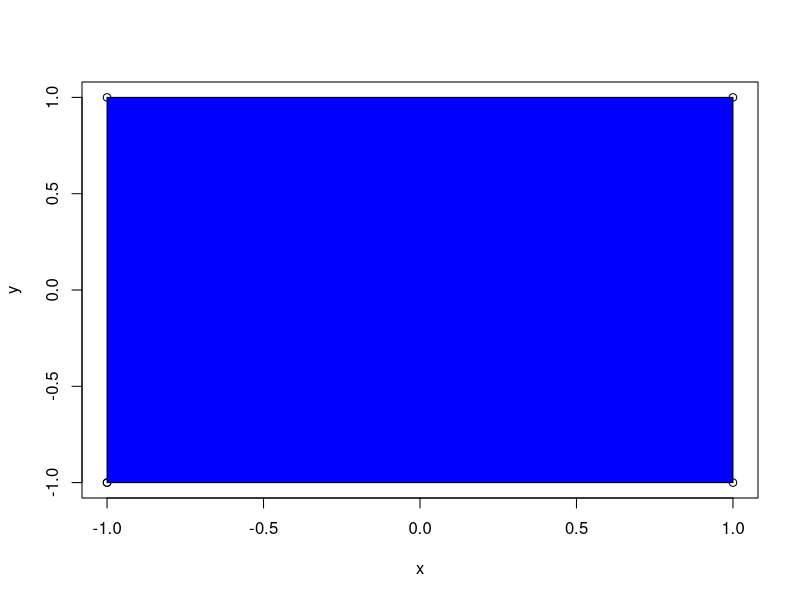
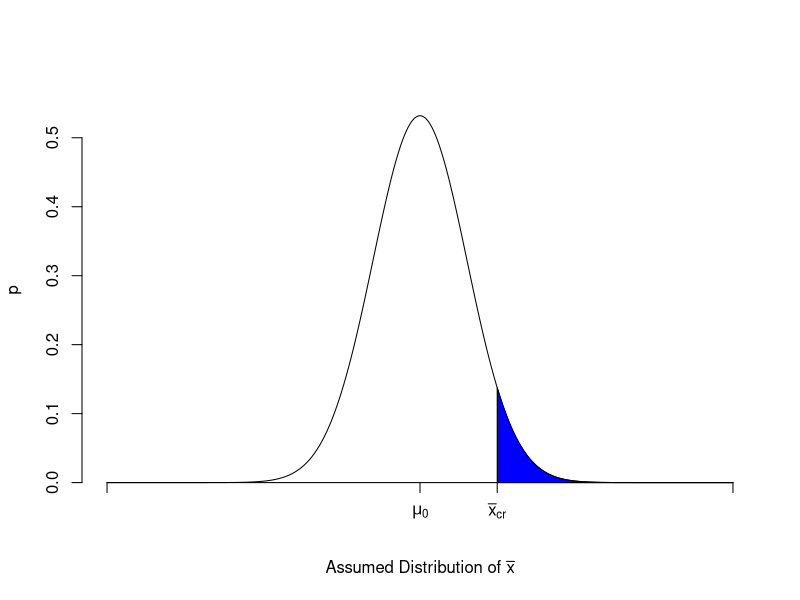
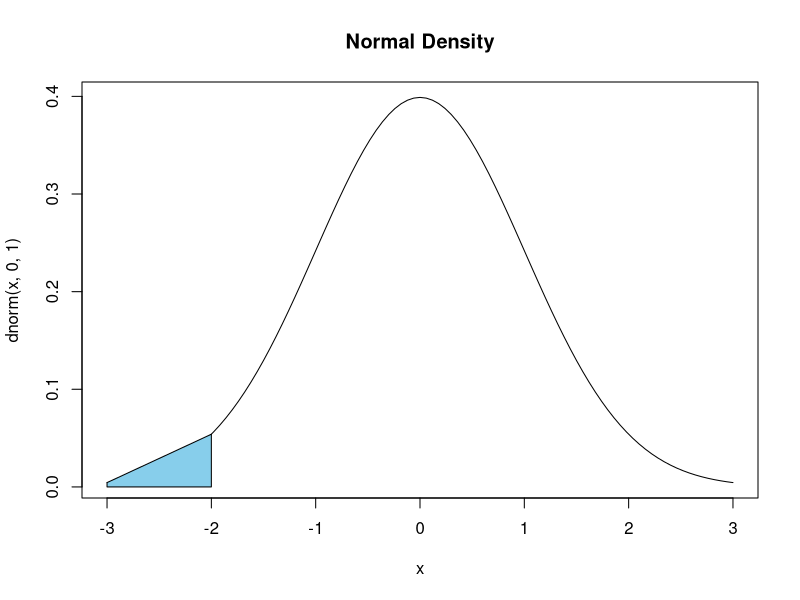
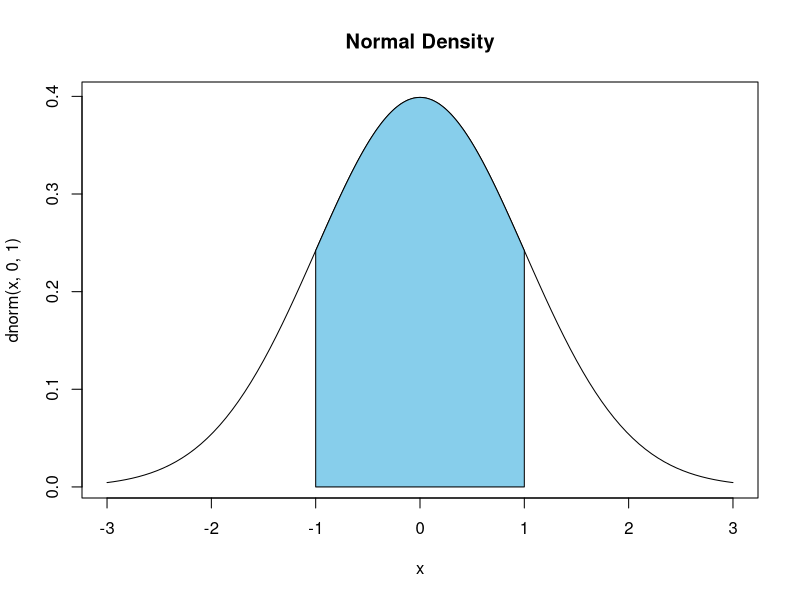

Generate these figures, in order, with R:
# Shading
x = c(-1,1,1,-1,-1)
y = c(-1,-1,1,1,-1)
plot(x, y)
polygon(x, y, col='blue')

#

stdev <- 0.75
x <- seq(-5, 5, by=0.01)
y <- dnorm(x, sd=stdev)
right <- qnorm(0.95, sd=stdev)
plot(x, y, type='l', xaxt='n', ylab='p',
     xlab=expression(paste('Assumed Distribution of ', bar(x))),
     axes=FALSE, ylim=c(0, max(y)*1.05), xlim=c(min(x), max(x)),
     frame.plot=FALSE)
axis(1, at=c(-5, right, 0, 5), 
     pos=c(0, 0), 
     labels=c(expression(' '), expression(bar(x)[cr]), 
              expression(mu[0]), expression(' ')))
axis(2)
xReject <- seq(right, 5, by=0.01)
yReject <- dnorm(xReject, sd=stdev)
polygon(c(xReject, xReject[length(xReject)], xReject[1]), 
        c(yReject, 0, 0), 
        col='blue')


# another example
curve(dnorm(x, 0, 1), xlim=c(-3,3), main="Normal Density")
cord.x <- c(-3, -3, -2, -2)
cord.y <- c(0, dnorm(-3), dnorm(-2), 0)
polygon(cord.x, cord.y, col='skyblue')

# better
curve(dnorm(x, 0, 1), xlim=c(-3,3), main="Normal Density")
xcont <- seq(-1, 1, by=0.01)
cord.x <- c(-1, xcont, 1)
cord.y <- c(0, dnorm(xcont), 0)
polygon(cord.x, cord.y, col='skyblue')
